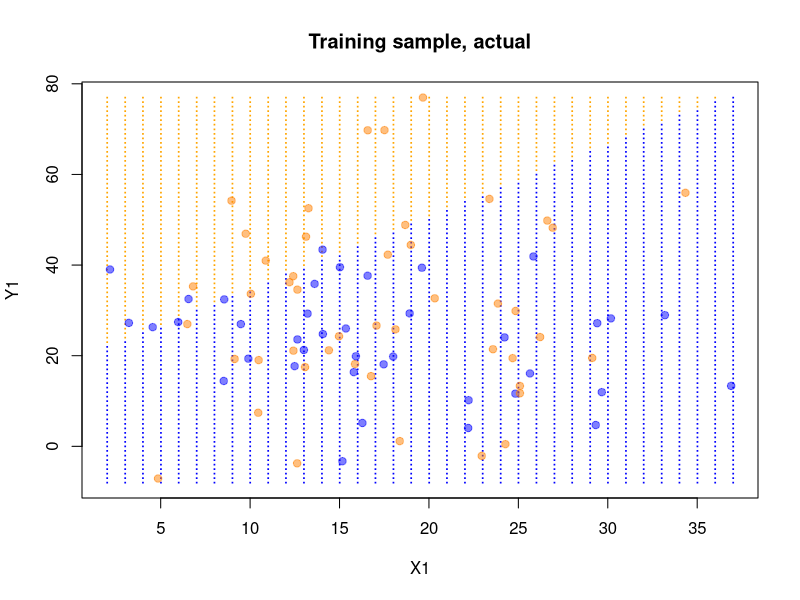
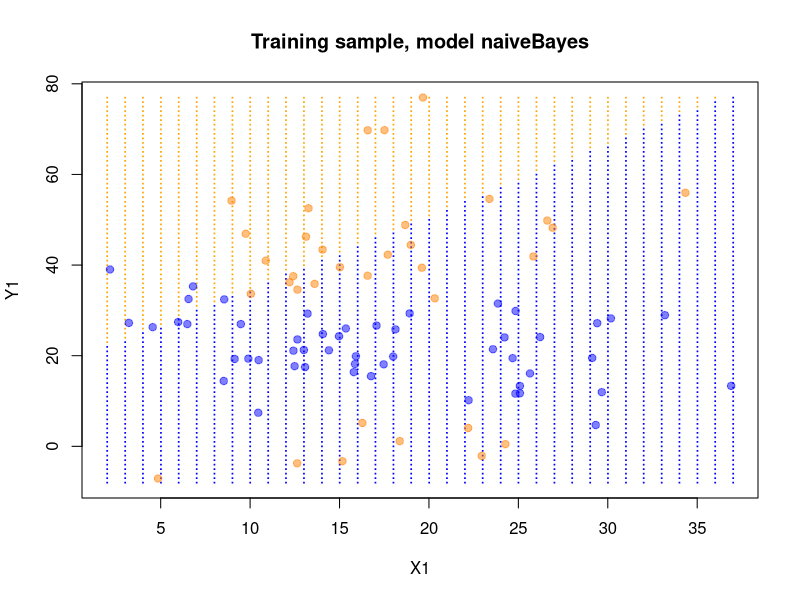
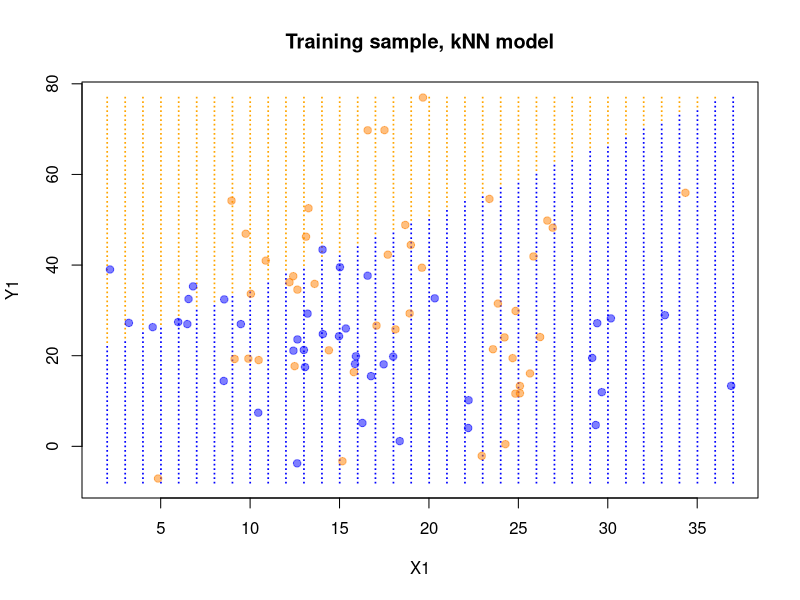

Here is the R script that generated these plots, in order:
## ---- chunk 1
knitr::opts_chunk$set(echo = TRUE)
## ---- chunk 2
library('class')        # функция knn()
library('e1071')        # функция naiveBayes()
library('MASS')         # функция mvrnorm()

# ядро
my.seed <- 12345


# Генерируем данные ------------------------------------------------------------

#  Пример 2 ....................................................................
n <- 100               # наблюдений всего
train.percent <- 0.85  # доля обучающей выборки

# фактические значения объясняющих переменных (нормальный закон)
set.seed(my.seed)
x1 <- rnorm(20, 7.2, n = n)

set.seed(my.seed + 1)
x2 <- rnorm(21, 10.2, n = n)

# истинные дискриминирующие правила
rules <- function(x1, x2){
    ifelse((x1 > 20 & x2 < 21) | (x1 < 18 & x2 > 31), 1, 0)
}

## ---- chunk 3
# Генерируем данные ------------------------------------------------------------

# Данные примера 3 .............................................................
n <- 100               # наблюдений всего
train.percent <- 0.85  # доля обучающей выборки

# x-ы -- двумерные нормальные случайные величины
set.seed(my.seed)
class.0 <- mvrnorm(45, mu = c(20, 21), 
                   Sigma = matrix(c(7.2^2, 0, 0, 10.2^2), 2, 2, 
                                  byrow = T))

set.seed(my.seed + 1)
class.1 <- mvrnorm(55, mu = c(18, 31), 
                   Sigma = matrix(c(5.8^2, 0, 0, 17.8^2), 2, 2, 
                                  byrow = T))

# записываем x-ы в единые векторы (объединяем классы 0 и 1)
x1 <- c(class.0[, 1], class.1[, 1])
x2 <- c(class.0[, 2], class.1[, 2])

# фактические классы Y
y <- c(rep(0, nrow(class.0)), rep(1, nrow(class.1)))

# классы для наблюдений сетки
rules <- function(x1, x2){
    ifelse(x2 < 1.6*x1 + 19, 0, 1)
}
# Конец данных примера 3 .......................................................


# Отбираем наблюдения в обучающую выборку --------------------------------------
set.seed(my.seed)
inTrain <- sample(seq_along(x1), train.percent*n)
x1.train <- x1[inTrain]
x2.train <- x2[inTrain]
x1.test <- x1[-inTrain]
x2.test <- x2[-inTrain]

# используем истинные правила, чтобы присвоить фактические классы
y.train <- y[inTrain]
y.test <- y[-inTrain]

# фрейм с обучающей выборкой
df.train.1 <- data.frame(x1 = x1.train, x2 = x2.train, y = y.train)
# фрейм с тестовой выборкой
df.test.1 <- data.frame(x1 = x1.test, x2 = x2.test)
## ---- chunk 4
# Рисуем обучающую выборку графике ---------------------------------------------

# для сетки (истинных областей классов): целочисленные значения x1, x2
x1.grid <- rep(seq(floor(min(x1)), ceiling(max(x1)), by = 1),
               ceiling(max(x2)) - floor(min(x2)) + 1)
x2.grid <- rep(seq(floor(min(x2)), ceiling(max(x2)), by = 1),
               each = ceiling(max(x1)) - floor(min(x1)) + 1)

# классы для наблюдений сетки
y.grid <- rules(x1.grid, x2.grid)

# фрейм для сетки
df.grid.1 <- data.frame(x1 = x1.grid, x2 = x2.grid, y = y.grid)

# цвета для графиков
cls <- c('blue', 'orange')
cls.t <- c(rgb(0, 0, 1, alpha = 0.5), rgb(1,0.5,0, alpha = 0.5))

# график истинных классов
plot(df.grid.1$x1, df.grid.1$x2, 
     pch = '·', col = cls[df.grid.1[, 'y'] + 1],
     xlab = 'X1', ylab = 'Y1',
     main = 'Training sample, actual')
# точки фактических наблюдений
points(df.train.1$x1, df.train.1$x2,
       pch = 21, bg = cls.t[df.train.1[, 'y'] + 1], 
       col = cls.t[df.train.1[, 'y'] + 1])
## ---- chunk 5
# Байесовский классификатор ----------------------------------------------------
#  наивный байес: непрерывные объясняющие переменные

# строим модель
nb <- naiveBayes(y ~ ., data = df.train.1)
# получаем модельные значения на обучающей выборке как классы
y.nb.train <- ifelse(predict(nb, df.train.1[, -3], 
                             type = "raw")[, 2] > 0.5, 1, 0)

# график истинных классов
plot(df.grid.1$x1, df.grid.1$x2, 
     pch = '·',  col = cls[df.grid.1[, 'y'] + 1], 
     xlab = 'X1', ylab = 'Y1',
     main = 'Training sample, model naiveBayes')
# точки наблюдений, предсказанных по модели
points(df.train.1$x1, df.train.1$x2, 
       pch = 21, bg = cls.t[y.nb.train + 1], 
       col = cls.t[y.nb.train + 1])
## ---- chunk 6
# матрица неточностей на обучающей выборке
tbl <- table(y.train, y.nb.train)
tbl
## ---- chunk 7
# точность, или верность (Accuracy)
Acc <- sum(diag(tbl)) / sum(tbl)
Acc
## ---- chunk 8
# прогноз на тестовую выборку
y.nb.test <- ifelse(predict(nb, df.test.1, type = "raw")[, 2] > 0.5, 1, 0)

# матрица неточностей на тестовой выборке
tbl <- table(y.test, y.nb.test)
tbl
## ---- chunk 9
# точность, или верность (Accuracy)
Acc <- sum(diag(tbl)) / sum(tbl)
Acc
## ---- chunk 10
# Метод kNN --------------------------------------------------------------------
#  k = 3

# строим модель и делаем прогноз
y.knn.train <- knn(train = scale(df.train.1[, -3]), 
                   test = scale(df.train.1[, -3]),
                   cl = df.train.1$y, k = 3)

# график истинных классов
plot(df.grid.1$x1, df.grid.1$x2, 
     pch = '·', col = cls[df.grid.1[, 'y'] + 1],
     xlab = 'X1', ylab = 'Y1',
     main = 'Training sample, kNN model')
# точки наблюдений, предсказанных по модели
points(df.train.1$x1, df.train.1$x2, 
       pch = 21, bg = cls.t[as.numeric(y.knn.train)], 
       col = cls.t[as.numeric(y.knn.train)])
## ---- chunk 11
# матрица неточностей на обучающей выборке
tbl <- table(y.train, y.knn.train)
tbl
## ---- chunk 12
# точность (Accuracy)
Acc <- sum(diag(tbl)) / sum(tbl)
Acc
## ---- chunk 13
# прогноз на тестовую выборку
y.knn.test <- knn(train = scale(df.train.1[, -3]), 
                 test = scale(df.test.1[, -3]),
                 cl = df.train.1$y, k = 3)

# матрица неточностей на тестовой выборке
tbl <- table(y.test, y.knn.test)
tbl
## ---- chunk 14
# точность (Accuracy)
Acc <- sum(diag(tbl)) / sum(tbl)
Acc
## ---- chunk 15

tbl <- table(y.test, y.nb.test)
trp <- tbl[2,2]/(tbl[2,1]+tbl[2,2])
spc <- tbl[1,1]/(tbl[1,1]+tbl[1,2])
ppv <- tbl[2,2]/(tbl[2,2]+tbl[1,2])
npv <- tbl[1,1]/(tbl[2,1]+tbl[1,1])
fnr <- 1 - trp
frp <- 1- spc
fdr <- 1 - ppv
mcc <- (tbl[2,2]*tbl[1,1]-tbl[1,2]*tbl[2,1])/sqrt((tbl[2,2]+tbl[1,2])*(tbl[2,2]+tbl[2,1])*(tbl[1,1]+tbl[1,2])*(tbl[1,1]+tbl[2,1]))

modelspec <- matrix(c(trp,spc,ppv,npv,fnr,frp,fdr,mcc), ncol = 1, byrow = T)
rownames(modelspec) <- c("TPR", "SPC", "PPV", "NPV", "FNR", "FPR", "FDR", "MCC")
modelspec



